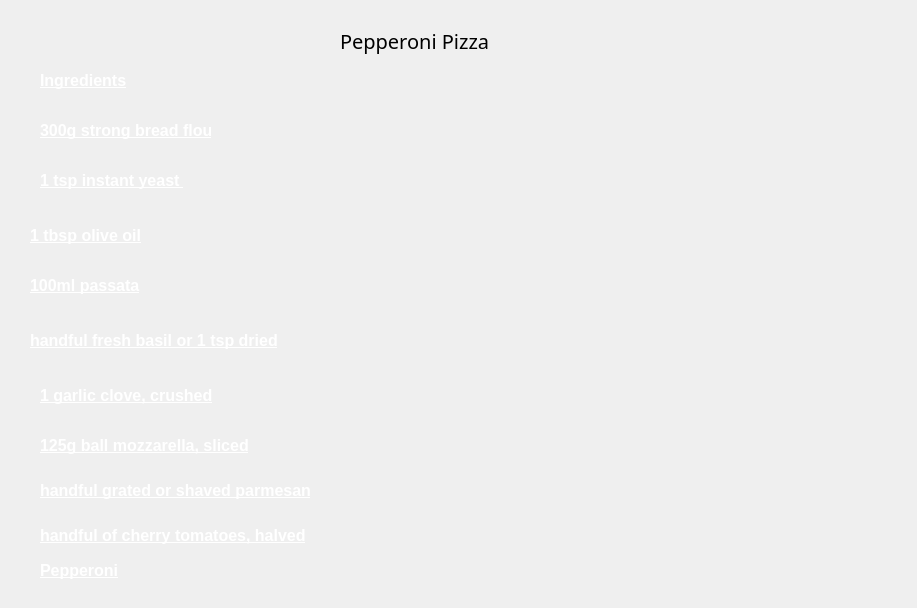
<?xml version="1.0" encoding="UTF-8"?>
<ui version="4.0">
 <class>pizza1</class>
 <widget class="QDialog" name="pizza1">
  <property name="geometry">
   <rect>
    <x>0</x>
    <y>0</y>
    <width>917</width>
    <height>608</height>
   </rect>
  </property>
  <property name="windowTitle">
   <string>Dialog</string>
  </property>
  <widget class="QLabel" name="label">
   <property name="geometry">
    <rect>
     <x>340</x>
     <y>20</y>
     <width>221</width>
     <height>41</height>
    </rect>
   </property>
   <property name="font">
    <font>
     <family>Segoe UI Black</family>
     <pointsize>15</pointsize>
    </font>
   </property>
   <property name="text">
    <string>Pepperoni Pizza</string>
   </property>
  </widget>
  <widget class="QLabel" name="label_2">
   <property name="geometry">
    <rect>
     <x>40</x>
     <y>70</y>
     <width>111</width>
     <height>21</height>
    </rect>
   </property>
   <property name="font">
    <font>
     <pointsize>12</pointsize>
     <bold>true</bold>
     <underline>true</underline>
    </font>
   </property>
   <property name="styleSheet">
    <string notr="true">
color: rgb(255, 255, 255);</string>
   </property>
   <property name="text">
    <string>Ingredients</string>
   </property>
  </widget>
  <widget class="QLabel" name="label_3">
   <property name="geometry">
    <rect>
     <x>40</x>
     <y>120</y>
     <width>171</width>
     <height>21</height>
    </rect>
   </property>
   <property name="font">
    <font>
     <pointsize>12</pointsize>
     <bold>true</bold>
     <underline>true</underline>
    </font>
   </property>
   <property name="styleSheet">
    <string notr="true">
color: rgb(255, 255, 255);</string>
   </property>
   <property name="text">
    <string>300g strong bread flour</string>
   </property>
  </widget>
  <widget class="QLabel" name="label_4">
   <property name="geometry">
    <rect>
     <x>40</x>
     <y>160</y>
     <width>191</width>
     <height>41</height>
    </rect>
   </property>
   <property name="font">
    <font>
     <pointsize>12</pointsize>
     <bold>true</bold>
     <underline>true</underline>
    </font>
   </property>
   <property name="styleSheet">
    <string notr="true">color: rgb(255, 255, 255);</string>
   </property>
   <property name="text">
    <string>1 tsp instant yeast </string>
   </property>
  </widget>
  <widget class="QLabel" name="label_5">
   <property name="geometry">
    <rect>
     <x>40</x>
     <y>200</y>
     <width>91</width>
     <height>21</height>
    </rect>
   </property>
   <property name="text">
    <string/>
   </property>
  </widget>
  <widget class="QLabel" name="label_6">
   <property name="geometry">
    <rect>
     <x>30</x>
     <y>220</y>
     <width>161</width>
     <height>31</height>
    </rect>
   </property>
   <property name="font">
    <font>
     <pointsize>12</pointsize>
     <bold>true</bold>
     <underline>true</underline>
    </font>
   </property>
   <property name="styleSheet">
    <string notr="true">color: rgb(255, 255, 255);</string>
   </property>
   <property name="text">
    <string>1 tbsp olive oil</string>
   </property>
  </widget>
  <widget class="QLabel" name="label_7">
   <property name="geometry">
    <rect>
     <x>30</x>
     <y>270</y>
     <width>151</width>
     <height>31</height>
    </rect>
   </property>
   <property name="font">
    <font>
     <pointsize>12</pointsize>
     <bold>true</bold>
     <underline>true</underline>
    </font>
   </property>
   <property name="styleSheet">
    <string notr="true">color: rgb(255, 255, 255);</string>
   </property>
   <property name="text">
    <string>100ml passata</string>
   </property>
  </widget>
  <widget class="QLabel" name="label_8">
   <property name="geometry">
    <rect>
     <x>30</x>
     <y>320</y>
     <width>321</width>
     <height>41</height>
    </rect>
   </property>
   <property name="font">
    <font>
     <pointsize>12</pointsize>
     <bold>true</bold>
     <underline>true</underline>
    </font>
   </property>
   <property name="styleSheet">
    <string notr="true">color: rgb(255, 255, 255);</string>
   </property>
   <property name="text">
    <string>handful fresh basil or 1 tsp dried</string>
   </property>
  </widget>
  <widget class="QLabel" name="label_9">
   <property name="geometry">
    <rect>
     <x>40</x>
     <y>380</y>
     <width>251</width>
     <height>31</height>
    </rect>
   </property>
   <property name="font">
    <font>
     <pointsize>12</pointsize>
     <bold>true</bold>
     <underline>true</underline>
    </font>
   </property>
   <property name="styleSheet">
    <string notr="true">color: rgb(255, 255, 255);</string>
   </property>
   <property name="text">
    <string>1 garlic clove, crushed</string>
   </property>
  </widget>
  <widget class="QLabel" name="label_10">
   <property name="geometry">
    <rect>
     <x>40</x>
     <y>430</y>
     <width>281</width>
     <height>31</height>
    </rect>
   </property>
   <property name="font">
    <font>
     <pointsize>12</pointsize>
     <bold>true</bold>
     <underline>true</underline>
    </font>
   </property>
   <property name="styleSheet">
    <string notr="true">color: rgb(255, 255, 255);</string>
   </property>
   <property name="text">
    <string>125g ball mozzarella, sliced</string>
   </property>
  </widget>
  <widget class="QLabel" name="label_11">
   <property name="geometry">
    <rect>
     <x>40</x>
     <y>480</y>
     <width>341</width>
     <height>21</height>
    </rect>
   </property>
   <property name="font">
    <font>
     <pointsize>12</pointsize>
     <bold>true</bold>
     <underline>true</underline>
    </font>
   </property>
   <property name="styleSheet">
    <string notr="true">color: rgb(255, 255, 255);</string>
   </property>
   <property name="text">
    <string>handful grated or shaved parmesan</string>
   </property>
  </widget>
  <widget class="QLabel" name="label_12">
   <property name="geometry">
    <rect>
     <x>40</x>
     <y>520</y>
     <width>361</width>
     <height>31</height>
    </rect>
   </property>
   <property name="font">
    <font>
     <pointsize>12</pointsize>
     <bold>true</bold>
     <underline>true</underline>
    </font>
   </property>
   <property name="styleSheet">
    <string notr="true">color: rgb(255, 255, 255);</string>
   </property>
   <property name="text">
    <string>handful of cherry tomatoes, halved</string>
   </property>
  </widget>
  <widget class="QLabel" name="label_13">
   <property name="geometry">
    <rect>
     <x>40</x>
     <y>560</y>
     <width>121</width>
     <height>21</height>
    </rect>
   </property>
   <property name="font">
    <font>
     <pointsize>12</pointsize>
     <bold>true</bold>
     <underline>true</underline>
    </font>
   </property>
   <property name="styleSheet">
    <string notr="true">color: rgb(255, 255, 255);</string>
   </property>
   <property name="text">
    <string>Pepperoni</string>
   </property>
  </widget>
  <widget class="QLabel" name="label_14">
   <property name="geometry">
    <rect>
     <x>0</x>
     <y>0</y>
     <width>921</width>
     <height>611</height>
    </rect>
   </property>
   <property name="text">
    <string/>
   </property>
   <property name="pixmap">
    <pixmap resource="images.qrc">:/icons/download.jfif</pixmap>
   </property>
   <property name="scaledContents">
    <bool>true</bool>
   </property>
  </widget>
  <zorder>label_14</zorder>
  <zorder>label</zorder>
  <zorder>label_2</zorder>
  <zorder>label_3</zorder>
  <zorder>label_4</zorder>
  <zorder>label_5</zorder>
  <zorder>label_6</zorder>
  <zorder>label_7</zorder>
  <zorder>label_8</zorder>
  <zorder>label_9</zorder>
  <zorder>label_10</zorder>
  <zorder>label_11</zorder>
  <zorder>label_12</zorder>
  <zorder>label_13</zorder>
 </widget>
 <resources>
  <include location="images.qrc"/>
 </resources>
 <connections/>
</ui>
